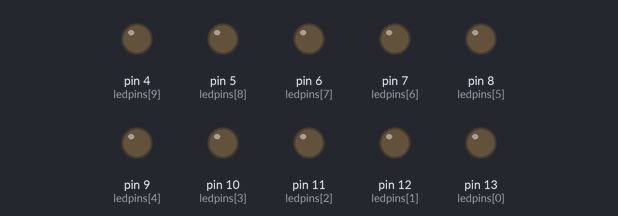
A sketch run on a simulated Arduino Uno, built with avr-gcc and run on an emulated ATmega328P. Parts: output pins drawn as LEDs (lit = HIGH).

Above: at 2.6 s.
At 6.6 s:
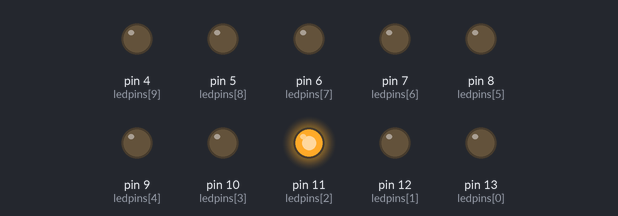
At 11.6 s:
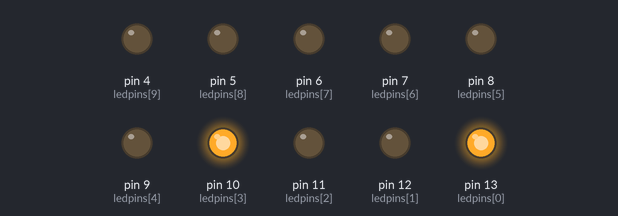
At 20.6 s:
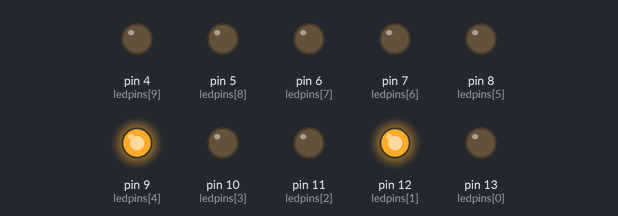
At 29.6 s:
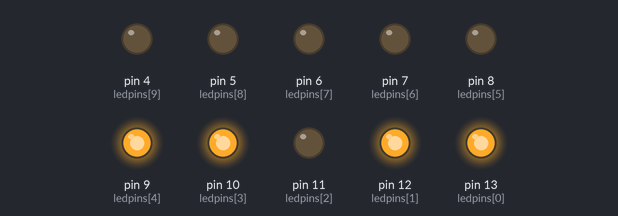
At 38.6 s:
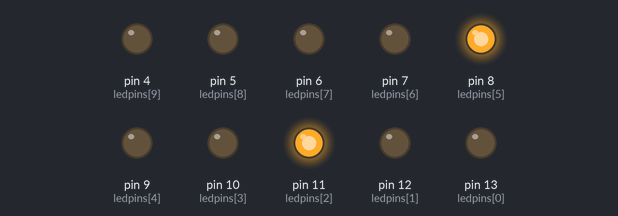
Timing chart, 0 to 40.0 s (numbered marks = the images above):
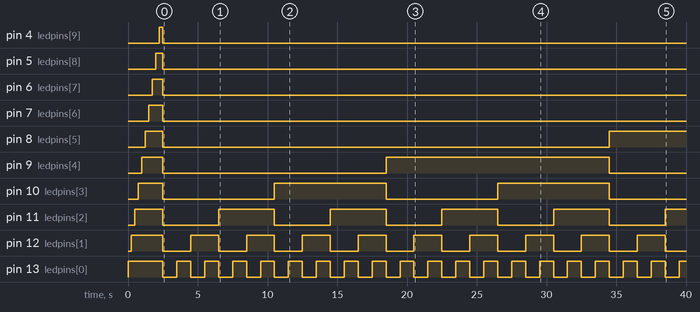

Measured:
- by itself, pin 4 (ledpins[9]), pin 5 (ledpins[8]), pin 6 (ledpins[7]), pin 7 (ledpins[6]): HIGH → LOW at 2.5 s
- by itself, pin 8 (ledpins[5]): HIGH → LOW at 2.5 s, → HIGH 32.0 s later
- by itself, pin 9 (ledpins[4]): HIGH → LOW at 2.5 s, → HIGH 16.0 s later, → LOW 16.0 s later
- by itself, pin 10 (ledpins[3]): alternates HIGH for 8.0 s and LOW for 8.0 s
- by itself, pin 11 (ledpins[2]): alternates HIGH for 4.0 s and LOW for 4.0 s
- by itself, pin 12 (ledpins[1]): alternates HIGH for 2.0 s and LOW for 2.0 s
- by itself, pin 13 (ledpins[0]): alternates HIGH for 1.0 s and LOW for 1.0 s

The sketch:

Blink3.ino
```cpp
/*

Control 10 LEDs using an array and mask to display binary values.

Alastair Montgomery

November 2012

*/

int numLed = 10;
int ledpins[] = {
  13,12,11,10,9,8,7,6,5,4};
int mask[] = {
  1,2,4,8,16,32,64,128,256,512};
int counter = 0;

void setup() {
  // initialize the digital pin as an output.
  for (int i=0;i<numLed;i++){
    pinMode(ledpins[i], OUTPUT);
    digitalWrite(ledpins[i], HIGH);
    delay(250);
  }
}

void loop() {

  for (int i=0;i<numLed;i++){
    if (counter & mask[i]) {
      digitalWrite(ledpins[i], HIGH);
    }
    else {
      digitalWrite(ledpins[i], LOW);
    }
  }

  delay(1000);
  counter++;
}
```
